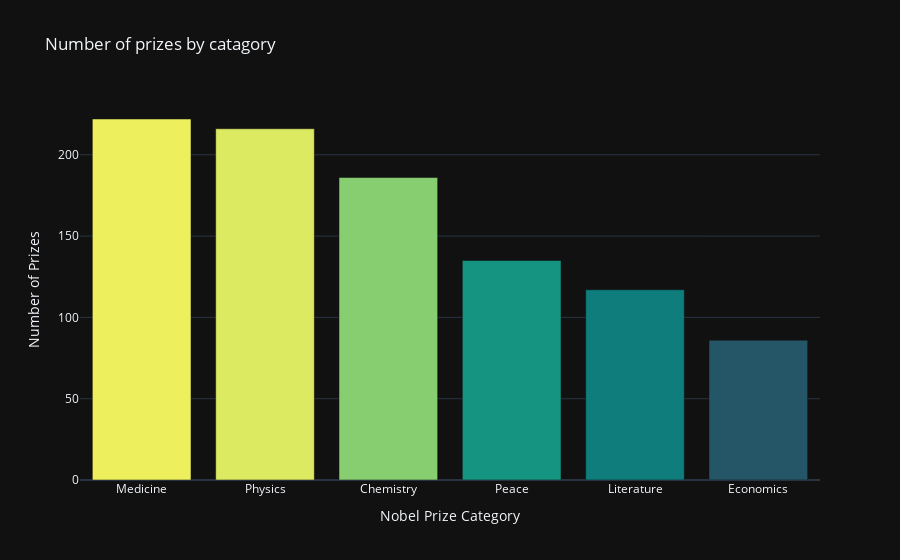

Notebook source saved alongside this figure:
### Markdown cell above
# Number of Prizes per Category

**Challenge**: 
* In how many categories are prizes awarded? 
* Create a plotly bar chart with the number of prizes awarded by category. 
* Use the color scale called `Aggrnyl` to color the chart, but don't show a color axis.
* Which category has the most number of prizes awarded? 
* Which category has the fewest number of prizes awarded?

### Code cell
num_of_prizes = df_data.category.value_counts()
bar = px.bar(x=num_of_prizes.index,
             y=num_of_prizes.values,
             color=num_of_prizes.values,
             color_continuous_scale='Aggrnyl',
             title="Number of prizes by catagory"
             )
bar.update_layout(xaxis_title='Nobel Prize Category',
                    coloraxis_showscale=False,
                    yaxis_title='Number of Prizes'
                    )
bar.show()

### Figure 1 — Plotly figure (JSON) as saved in the notebook; plotly's stock layout.template omitted (floating-point values rounded to 4 significant figures)
{"data": [{"hovertemplate": "x=%{x}<br>y=%{y}<br>color=%{marker.color}<extra></extra>", "legendgroup": "", "marker": {"color": [222, 216, 186, 135, 117, 86], "coloraxis": "coloraxis", "pattern": {"shape": ""}}, "name": "", "orientation": "v", "showlegend": false, "textposition": "auto", "x": ["Medicine", "Physics", "Chemistry", "Peace", "Literature", "Economics"], "xaxis": "x", "y": [222, 216, 186, 135, 117, 86], "yaxis": "y", "type": "bar"}], "layout": {"xaxis": {"anchor": "y", "domain": [0.0, 1.0], "title": {"text": "Nobel Prize Category"}}, "yaxis": {"anchor": "x", "domain": [0.0, 1.0], "title": {"text": "Number of Prizes"}}, "coloraxis": {"colorbar": {"title": {"text": "color"}}, "colorscale": [[0.0, "rgb(36, 86, 104)"], [0.1667, "rgb(15, 114, 121)"], [0.3333, "rgb(13, 143, 129)"], [0.5, "rgb(57, 171, 126)"], [0.6667, "rgb(110, 197, 116)"], [0.8333, "rgb(169, 220, 103)"], [1.0, "rgb(237, 239, 93)"]], "showscale": false}, "legend": {"tracegroupgap": 0}, "title": {"text": "Number of prizes by catagory"}, "barmode": "relative"}}
